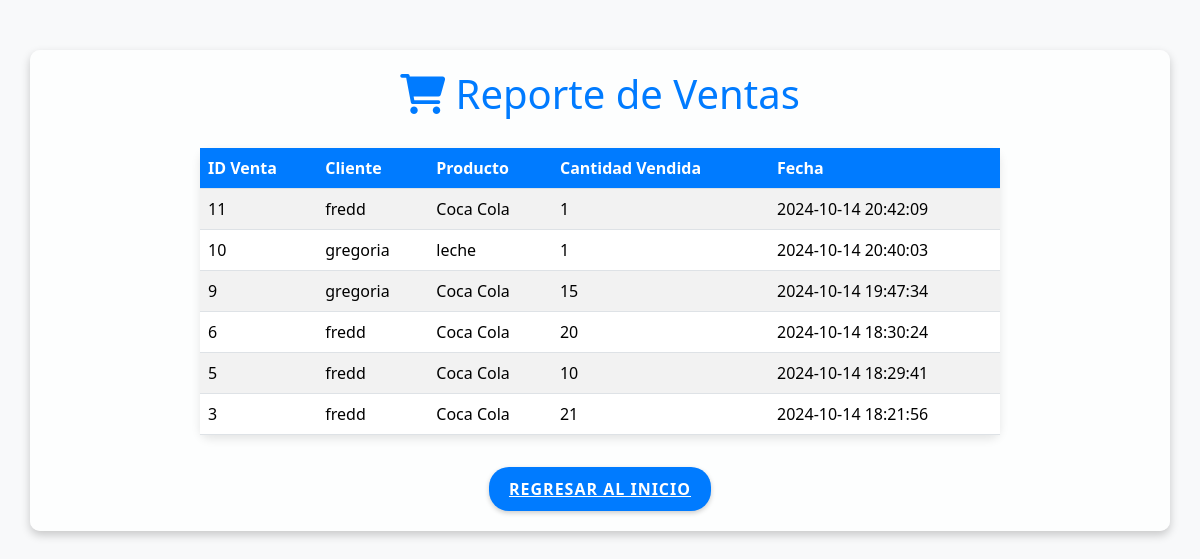
Page /reporteVentas.php on the committed database.
### tables this page shows
CREATE TABLE `ventas` (
  `id_venta` int(11) NOT NULL,
  `id_producto` int(11) NOT NULL,
  `idcliente` int(11) NOT NULL,
  `cantidad` int(11) NOT NULL,
  `fecha` datetime DEFAULT current_timestamp()
);

CREATE TABLE `clientes` (
  `idcliente` int(11) NOT NULL,
  `nombres` varchar(50) NOT NULL,
  `apellido_paterno` varchar(50) NOT NULL,
  `apellido_materno` varchar(50) NOT NULL,
  `numero_celular` varchar(50) NOT NULL,
  `direccion` varchar(50) NOT NULL
);

CREATE TABLE `productos` (
  `id_producto` int(11) NOT NULL,
  `nombre` varchar(100) NOT NULL,
  `descripcion` text DEFAULT NULL,
  `precio` decimal(10,2) NOT NULL,
  `id_categoria` int(11) DEFAULT NULL,
  `fecha_creacion` timestamp NOT NULL DEFAULT current_timestamp(),
  `cantidad` int(11) DEFAULT 0
);

### reporteVentas.php (the view, shortened to what this page needs)
<?php
include "conexionMysql.php";
$sql = "
    SELECT v.id_venta, v.cantidad, v.fecha, c.nombres AS cliente, p.nombre AS producto
    FROM ventas v
    JOIN clientes c ON v.idcliente = c.idcliente
    JOIN productos p ON v.id_producto = p.id_producto
    ORDER BY v.fecha DESC
";
$resultado = $conexion->query($sql);
?>
<!DOCTYPE html>
<html lang="es">
<head>
    <link rel="stylesheet" href="https://maxcdn.bootstrapcdn.com/bootstrap/5.3.3/css/bootstrap.min.css">
    <link rel="stylesheet" href="https://cdnjs.cloudflare.com/ajax/libs/font-awesome/6.0.0-beta3/css/all.min.css">
</head>
<body>
<div class="container">
    <h1><i class="fas fa-shopping-cart"></i> Reporte de Ventas</h1>
    <?php if ($resultado->num_rows > 0): ?>
        <table class="table table-striped table-hover">
            <thead>
                <tr>
                    <th>ID Venta</th>
                    <th>Cliente</th>
                    <th>Producto</th>
                    <th>Cantidad Vendida</th>
                    <th>Fecha</th>
                </tr>
            </thead>
            <tbody>
                <?php while ($venta = $resultado->fetch_assoc()): ?>
                    <tr>
                        <td><?php echo $venta['id_venta']; ?></td>
                        <td><?php echo $venta['cliente']; ?></td>
                        <td><?php echo $venta['producto']; ?></td>
                        <td><?php echo $venta['cantidad']; ?></td>
                        <td><?php echo $venta['fecha']; ?></td>
                    </tr>
                <?php endwhile; ?>
            </tbody>
        </table>
    <?php else: ?>
        <div class="alert alert-warning">No se encontraron ventas registradas.</div>
    <?php endif; ?>
    <a href="home.php" class="btn-back mt-3">Regresar al Inicio</a>
</div>
</body>
</html>

### reporteVentas.php (style rules this page uses)
body { background-color: #f8f9fa; background-image: url('imagenes.img/supermercado.jpg'); background-size: cover; background-position: center; background-repeat: no-repeat; }
.container { margin-top: 50px; display: flex; flex-direction: column; align-items: center; background-color: rgba(255, 255, 255, 0.8); padding: 20px; border-radius: 10px; box-shadow: 0 4px 10px rgba(0, 0, 0, 0.2); }
h1 { color: #007bff; margin-bottom: 30px; }
.table { background-color: #ffffff; border-radius: 10px; box-shadow: 0 4px 10px rgba(0, 0, 0, 0.1); width: 100%; max-width: 800px; }
.table th { background-color: #007bff; color: white; }
.btn-back { background-color: #007bff; color: white; border: none; border-radius: 20px; padding: 10px 20px; font-size: 16px; font-weight: bold; letter-spacing: 1px; text-transform: uppercase; box-shadow: 0 2px 5px rgba(0, 0, 0, 0.2); transition: background-color 0.3s ease, transform 0.2s ease; }

### rows in the picture
ventas: id_venta "11", idcliente.nombres "fredd", id_producto.nombre "Coca Cola", cantidad "1", fecha "2024-10-14 20:42:09"
ventas: id_venta "10", idcliente.nombres "gregoria", id_producto.nombre "leche", cantidad "1", fecha "2024-10-14 20:40:03"
ventas: id_venta "9", idcliente.nombres "gregoria", id_producto.nombre "Coca Cola", cantidad "15", fecha "2024-10-14 19:47:34"
ventas: id_venta "6", idcliente.nombres "fredd", id_producto.nombre "Coca Cola", cantidad "20", fecha "2024-10-14 18:30:24"
ventas: id_venta "5", idcliente.nombres "fredd", id_producto.nombre "Coca Cola", cantidad "10", fecha "2024-10-14 18:29:41"
ventas: id_venta "3", idcliente.nombres "fredd", id_producto.nombre "Coca Cola", cantidad "21", fecha "2024-10-14 18:21:56"
